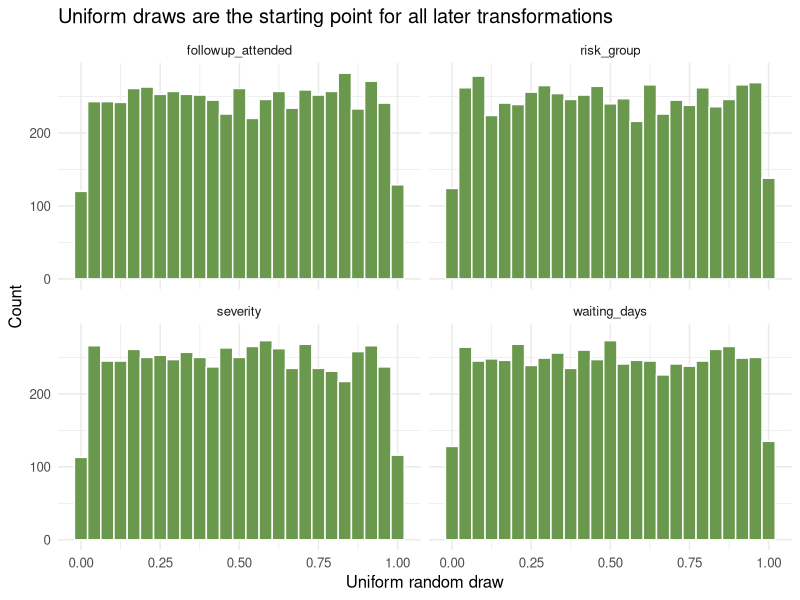
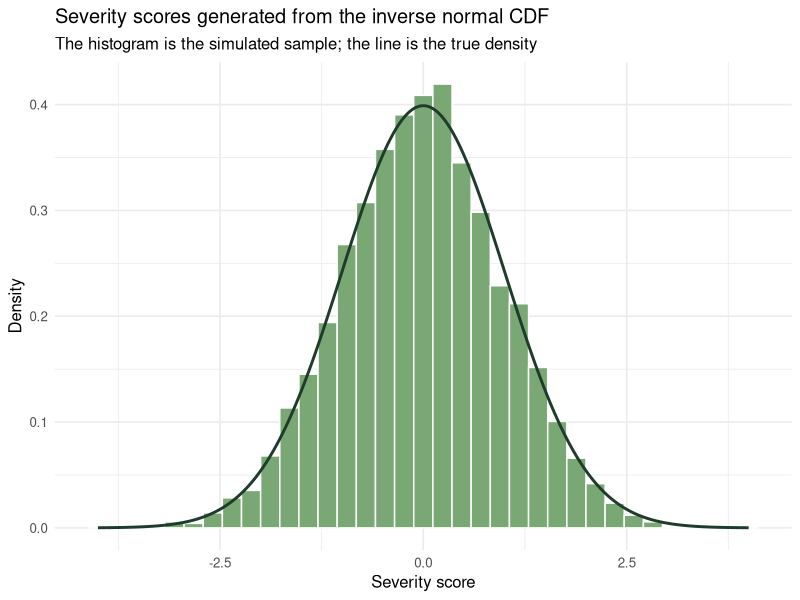
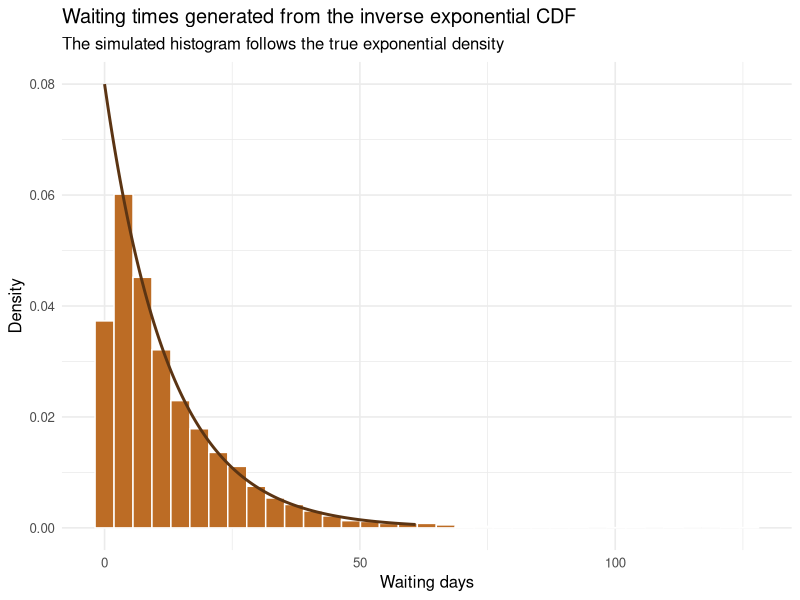

Recreate these plots in R, in order.
## ---- chunk 1
set.seed(2026)

n <- 6000

u_severity <- runif(n)
u_risk <- runif(n)
u_waiting <- runif(n)
u_followup <- runif(n)

uniform_summary <- data.frame(
  stream = c("severity", "risk_group", "waiting_days", "followup_attended"),
  min_u = c(min(u_severity), min(u_risk), min(u_waiting), min(u_followup)),
  mean_u = c(mean(u_severity), mean(u_risk), mean(u_waiting), mean(u_followup)),
  max_u = c(max(u_severity), max(u_risk), max(u_waiting), max(u_followup))
)

uniform_summary[, c("min_u", "mean_u", "max_u")] <-
  round(uniform_summary[, c("min_u", "mean_u", "max_u")], 3)

knitr::kable(
  uniform_summary,
  caption = "Summary of the independent uniform random-number streams"
)
## ---- chunk 2
uniform_plot <- data.frame(
  stream = rep(c("severity", "risk_group", "waiting_days", "followup_attended"), each = n),
  u = c(u_severity, u_risk, u_waiting, u_followup)
)

ggplot2::ggplot(uniform_plot, ggplot2::aes(x = u)) +
  ggplot2::geom_histogram(
    bins = 25,
    fill = "#6a994e",
    color = "white"
  ) +
  ggplot2::facet_wrap(~ stream, ncol = 2) +
  ggplot2::labs(
    title = "Uniform draws are the starting point for all later transformations",
    x = "Uniform random draw",
    y = "Count"
  ) +
  ggplot2::theme_minimal(base_size = 12)
## ---- chunk 3
severity_score <- qnorm(u_severity, mean = 0, sd = 1)

risk_group <- ifelse(
  u_risk < 0.50, "low",
  ifelse(u_risk < 0.85, "medium", "high")
)

waiting_days <- -log(1 - u_waiting) / 0.08

followup_attended <- as.integer(u_followup < 0.72)

synthetic_rng_data <- data.frame(
  severity_score,
  risk_group = factor(risk_group, levels = c("low", "medium", "high")),
  waiting_days,
  followup_attended
)

data_summary <- data.frame(
  variable = c("severity_score", "waiting_days", "followup_attended"),
  mean = c(
    mean(synthetic_rng_data$severity_score),
    mean(synthetic_rng_data$waiting_days),
    mean(synthetic_rng_data$followup_attended)
  ),
  sd = c(
    sd(synthetic_rng_data$severity_score),
    sd(synthetic_rng_data$waiting_days),
    sd(synthetic_rng_data$followup_attended)
  )
)

data_summary[, c("mean", "sd")] <- round(data_summary[, c("mean", "sd")], 3)

knitr::kable(
  data_summary,
  caption = "Summary of variables created from inverse-CDF transformations"
)
## ---- chunk 4
risk_check <- data.frame(
  risk_group = c("low", "medium", "high"),
  true_probability = c(0.50, 0.35, 0.15),
  sample_probability = as.numeric(prop.table(table(synthetic_rng_data$risk_group)))
)

risk_check[, c("true_probability", "sample_probability")] <-
  round(risk_check[, c("true_probability", "sample_probability")], 3)

knitr::kable(
  risk_check,
  caption = "Target and observed probabilities for the categorical variable"
)
## ---- chunk 5
normal_check <- data.frame(
  parameter = c("mean", "sd"),
  true_value = c(0, 1),
  estimated_value = c(
    mean(synthetic_rng_data$severity_score),
    sd(synthetic_rng_data$severity_score)
  )
)

exponential_check <- data.frame(
  parameter = "rate",
  true_value = 0.08,
  estimated_value = 1 / mean(synthetic_rng_data$waiting_days)
)

bernoulli_check <- data.frame(
  parameter = "p",
  true_value = 0.72,
  estimated_value = mean(synthetic_rng_data$followup_attended)
)

normal_check[, c("true_value", "estimated_value")] <-
  round(normal_check[, c("true_value", "estimated_value")], 3)
exponential_check[, c("true_value", "estimated_value")] <-
  round(exponential_check[, c("true_value", "estimated_value")], 3)
bernoulli_check[, c("true_value", "estimated_value")] <-
  round(bernoulli_check[, c("true_value", "estimated_value")], 3)

knitr::kable(
  normal_check,
  caption = "Recovery of the parameters for the normal generator"
)

knitr::kable(
  exponential_check,
  caption = "Recovery of the rate parameter for the exponential generator"
)

knitr::kable(
  bernoulli_check,
  caption = "Recovery of the Bernoulli success probability"
)
## ---- chunk 6
plot_normal <- data.frame(
  x = seq(-4, 4, length.out = 300)
)
plot_normal$density <- dnorm(plot_normal$x, mean = 0, sd = 1)

ggplot2::ggplot(synthetic_rng_data, ggplot2::aes(x = severity_score)) +
  ggplot2::geom_histogram(
    ggplot2::aes(y = ..density..),
    bins = 35,
    fill = "#7aa874",
    color = "white"
  ) +
  ggplot2::geom_line(
    data = plot_normal,
    ggplot2::aes(x = x, y = density),
    color = "#1f3b2c",
    linewidth = 1
  ) +
  ggplot2::labs(
    title = "Severity scores generated from the inverse normal CDF",
    subtitle = "The histogram is the simulated sample; the line is the true density",
    x = "Severity score",
    y = "Density"
  ) +
  ggplot2::theme_minimal(base_size = 12)
## ---- chunk 7
plot_exponential <- data.frame(
  x = seq(0, quantile(synthetic_rng_data$waiting_days, 0.99), length.out = 300)
)
plot_exponential$density <- dexp(plot_exponential$x, rate = 0.08)

ggplot2::ggplot(synthetic_rng_data, ggplot2::aes(x = waiting_days)) +
  ggplot2::geom_histogram(
    ggplot2::aes(y = ..density..),
    bins = 35,
    fill = "#bc6c25",
    color = "white"
  ) +
  ggplot2::geom_line(
    data = plot_exponential,
    ggplot2::aes(x = x, y = density),
    color = "#5b3413",
    linewidth = 1
  ) +
  ggplot2::labs(
    title = "Waiting times generated from the inverse exponential CDF",
    subtitle = "The simulated histogram follows the true exponential density",
    x = "Waiting days",
    y = "Density"
  ) +
  ggplot2::theme_minimal(base_size = 12)
